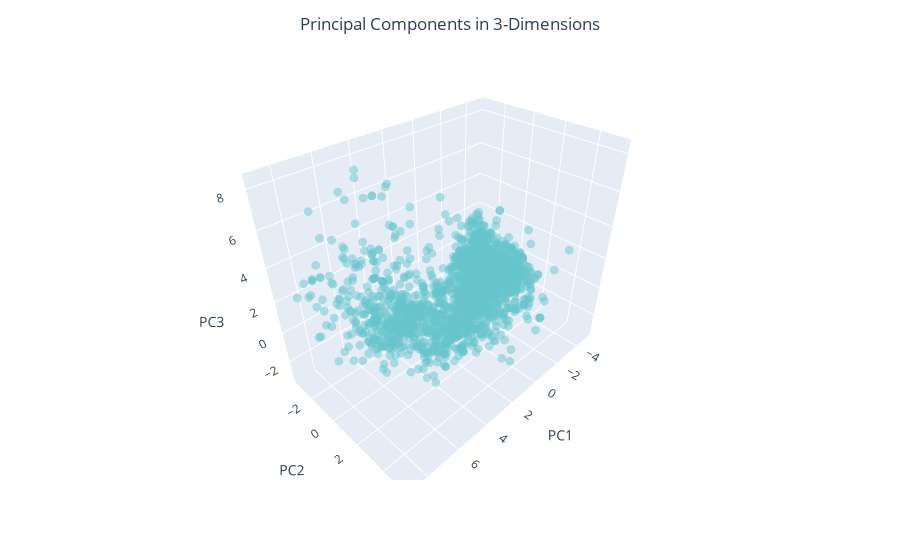

Notebook cell for this chart:
### Code cell
visualize_clustering(principalDf)

### Figure 1 — Plotly figure (JSON) as saved in the notebook; plotly's stock layout.template omitted (floating-point values rounded to 4 significant figures; data arrays with more than 128 entries replaced by an {"elided": "..."} marker saying what was removed)
{"data": [{"hovertemplate": "PC1=%{x}<br>PC2=%{y}<br>PC3=%{z}<extra></extra>", "legendgroup": "", "marker": {"color": "rgb(102, 197, 204)", "opacity": 0.5, "size": 3, "symbol": "circle"}, "mode": "markers", "name": "", "scene": "scene", "showlegend": false, "type": "scatter3d", "x": {"elided": "2212 float values"}, "y": {"elided": "2212 float values"}, "z": {"elided": "2212 float values"}}], "layout": {"legend": {"tracegroupgap": 0}, "margin": {"t": 60}, "scene": {"domain": {"x": [0, 1], "y": [0, 1]}, "xaxis": {"title": {"text": "PC1"}}, "yaxis": {"title": {"text": "PC2"}}, "zaxis": {"title": {"text": "PC3"}}}, "title": {"text": "Principal Components in 3-Dimensions", "x": 0.5}}}
